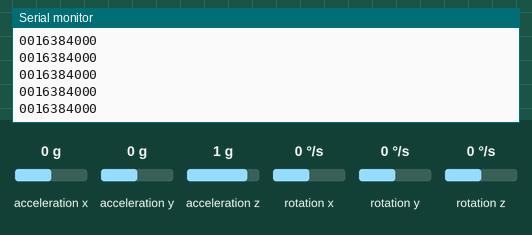
This sketch was run on a simulated Arduino Uno, built with avr-gcc and run on an emulated ATmega328P. Parts: the last lines printed to the serial monitor. Inputs (shaded band) come from the test bench; at power-on: acceleration x 0 g, acceleration y 0 g, acceleration z 1 g, rotation x 0 °/s, rotation y 0 °/s, rotation z 0 °/s.

Above: at 2.2 s.
2.3 s: acceleration x set to -1.4 g
At 2.8 s:
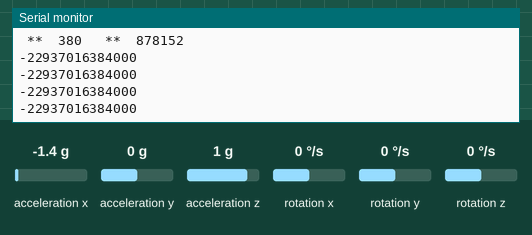
3.8 s: acceleration y set to -1.4 g
At 4.5 s:
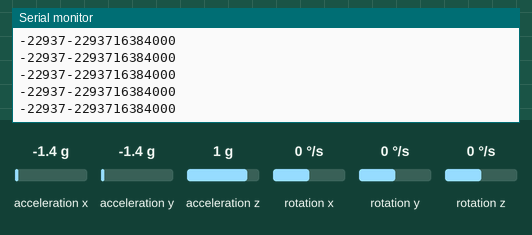
5.3 s: acceleration z set to -1.4 g
At 6.4 s:
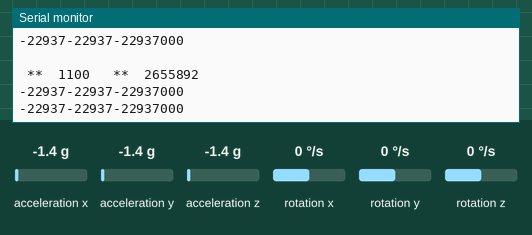
6.8 s: rotation x set to -192 °/s
At 7.6 s:
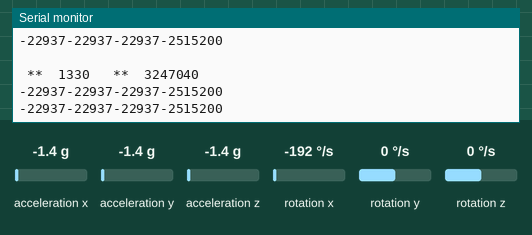
8.3 s: rotation y set to -192 °/s
At 8.8 s:
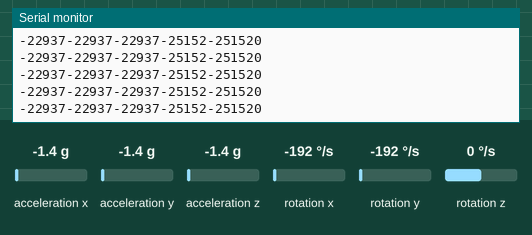

The sketch:

MPU6050_RAWSpeed.ino
```cpp
#include <Wire.h>

// I2C device class (I2Cdev) demonstration Arduino sketch for MPU6050 class
// 10/7/2011 by Jeff Rowberg <jeff@rowberg.net>
// Updates should (hopefully) always be available at https://github.com/jrowberg/i2cdevlib
//
// Changelog:
//      2013-05-08 - added multiple output formats
//                 - added seamless Fastwire support
//      2011-10-07 - initial release

/* ============================================
I2Cdev device library code is placed under the MIT license
Copyright (c) 2011 Jeff Rowberg

Permission is hereby granted, free of charge, to any person obtaining a copy
of this software and associated documentation files (the "Software"), to deal
in the Software without restriction, including without limitation the rights
to use, copy, modify, merge, publish, distribute, sublicense, and/or sell
copies of the Software, and to permit persons to whom the Software is
furnished to do so, subject to the following conditions:

The above copyright notice and this permission notice shall be included in
all copies or substantial portions of the Software.

THE SOFTWARE IS PROVIDED "AS IS", WITHOUT WARRANTY OF ANY KIND, EXPRESS OR
IMPLIED, INCLUDING BUT NOT LIMITED TO THE WARRANTIES OF MERCHANTABILITY,
FITNESS FOR A PARTICULAR PURPOSE AND NONINFRINGEMENT. IN NO EVENT SHALL THE
AUTHORS OR COPYRIGHT HOLDERS BE LIABLE FOR ANY CLAIM, DAMAGES OR OTHER
LIABILITY, WHETHER IN AN ACTION OF CONTRACT, TORT OR OTHERWISE, ARISING FROM,
OUT OF OR IN CONNECTION WITH THE SOFTWARE OR THE USE OR OTHER DEALINGS IN
THE SOFTWARE.
===============================================
*/

// I2Cdev and MPU6050 must be installed as libraries, or else the .cpp/.h files
// for both classes must be in the include path of your project
#include "I2Cdev.h"

#include "MPU6050.h"
#include <TimerOne.h>


MPU6050 accelgyro;


int16_t ax, ay, az;
int16_t gx, gy, gz;


// uncomment "OUTPUT_READABLE_ACCELGYRO" if you want to see a tab-separated
// list of the accel X/Y/Z and then gyro X/Y/Z values in decimal. Easy to read,
// not so easy to parse, and slow(er) over UART.
#define OUTPUT_READABLE_ACCELGYRO


void setup() {
  Serial.begin(115200);

    // initialize device
    Serial.println("Initializing I2C devices...");
    // join I2C bus (I2Cdev library doesn't do this automatically)
    #if I2CDEV_IMPLEMENTATION == I2CDEV_ARDUINO_WIRE
        Wire.begin();
        Serial.println("IN Wire");
    #elif I2CDEV_IMPLEMENTATION == I2CDEV_BUILTIN_FASTWIRE
        Serial.println("IN Fast Wire");
        Fastwire::setup(400, true);
    #endif

    // initialize serial communication
    // (38400 chosen because it works as well at 8MHz as it does at 16MHz, but
    // it's really up to you depending on your project)

    accelgyro.initialize();
    delay(1000);
    // verify connection
    Serial.println("Testing device connections...");
    Serial.println(accelgyro.testConnection() ? "MPU6050 connection successful" : "MPU6050 connection failed");


}
unsigned long StartTime = micros();
unsigned long count=0;

void loop() {

    // read raw accel/gyro measurements from device
    accelgyro.getMotion6(&ax, &ay, &az, &gx, &gy, &gz);


   #ifdef OUTPUT_READABLE_ACCELGYRO
        // display tab-separated accel/gyro x/y/z values
       // Serial.print("a/g:\t");
        Serial.print(ax);
        Serial.print(ay);
        Serial.print(az);
        Serial.print(gx);
        Serial.print(gy);
        Serial.println(gz);
    #endif
    unsigned long CurrentTime=micros();
     StartTime= CurrentTime-StartTime;

    count++;

  if(count%10==0)
  {
    Serial.print(" \n **  ");
    Serial.print(count);
    Serial.print("\t **  ");
    Serial.print(StartTime);


    }
    Serial.print("\n");
}
```

Measured:
- after the input at 2.3 s, the serial monitor: prints a new line at once (image 1)
